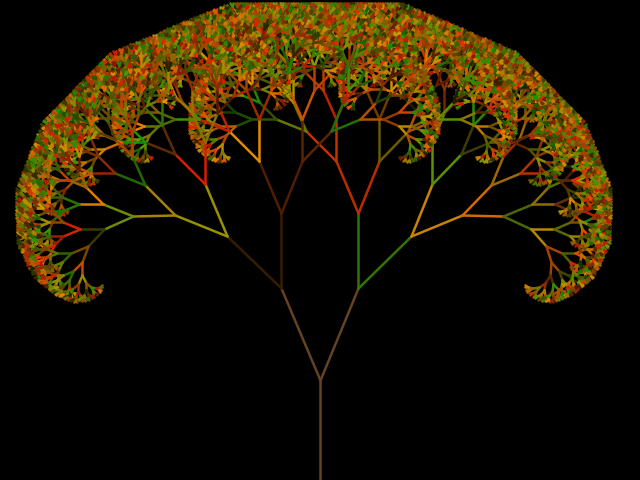
Frame 1 (no input)
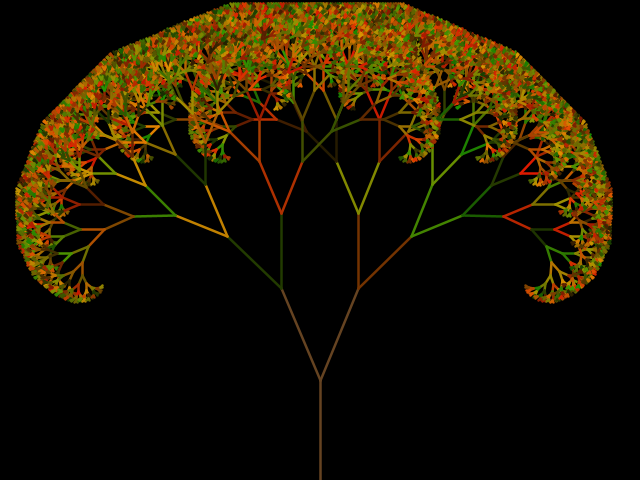
Frame 2 (the mouse pressed at the canvas centre, redrawn once)

The Processing sketch that drew these frames (run headless with seeded random() and noise(); the mouse was pressed at the canvas centre and the sketch redrawn once):

// Processing sketch: FractalTreeEverts
// ── FractalTreeEverts.pde
private double fractionLength = .75; 
private int smallestBranch = 3; 
private double branchAngle = .4;  
public void setup() {   
  size(640,480);    
  noLoop(); 
} 
public void draw() {   
  background(0);   
  stroke(101,67,33);
  strokeWeight(2.5);
  line(320,480,320,380);   
  drawBranches(320,380,99,3*Math.PI/2);
} 
public void drawBranches(int x,int y, double branchLength, double angle) {  
  //your code here   
  double angle1 = angle + branchAngle;
  double angle2 = angle - branchAngle;
  int endX1 = (int)(branchLength*Math.cos(angle1) + x);
  int endY1 = (int)(branchLength*Math.sin(angle1) + y);
  int endX2 = (int)(branchLength*Math.cos(angle2) + x);
  int endY2 = (int)(branchLength*Math.sin(angle2) + y);
  int r;
  int g;
  branchLength *= fractionLength;
  line(endX1,endY1,x,y);
  line(endX2,endY2,x,y);
  r = (int)(Math.random()*200)+25;
  g = (int)(Math.random()*125)+25;
  stroke(r, g, 0);
  if(branchLength >= smallestBranch){
    drawBranches(endX1, endY1, branchLength, angle1);
    drawBranches(endX2, endY2, branchLength, angle2); 
  } 
} 
void mousePressed() {
  redraw();
}
